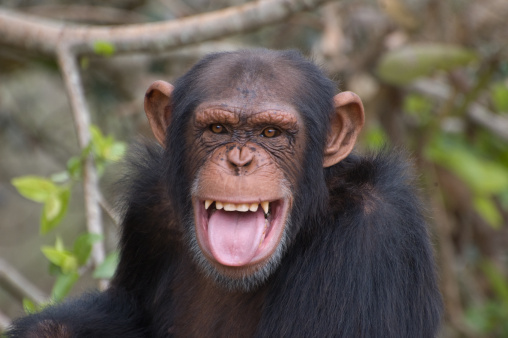
#> input picture chimpanzee.jpg, 508 x 338 px, given in place of the camera
$ python demo_DVS.py
#> lines starting #> are read from the running program, lines starting #| are printed output that depends on the picture


#------------------------------------
# demo of simulating DVS - dynamic vision system
#------------------------------------
#


import numpy as np
import cv2

from matplotlib import pyplot as plt


# create random colormap
color = np.random.randint(0,255,(100,3))


vcap = cv2.VideoCapture(0)

nw0 = vcap.get(cv2.CAP_PROP_FRAME_WIDTH)
nh0 = vcap.get(cv2.CAP_PROP_FRAME_HEIGHT)

nwidth       = 320
nheight      = int(nh0 * nwidth / nw0 )
str          = 'demo: Press q to exit >>>'

vcap.set(cv2.CAP_PROP_FRAME_WIDTH, nwidth)              #set width
vcap.set(cv2.CAP_PROP_FRAME_HEIGHT, nheight)            #set height
vcap.set(cv2.CAP_PROP_FPS,30)                            # frame rate


print(nheight,nwidth)
print(vcap.get(cv2.CAP_PROP_FPS))


def capture():
    ret, frame = vcap.read()            # read from camera's buffer
#> frame is the input picture: shape (338, 508, 3); mean B, G, R 82.5, 92.4, 100.4

    frame   = cv2.flip(frame, 1)        # flip left-right
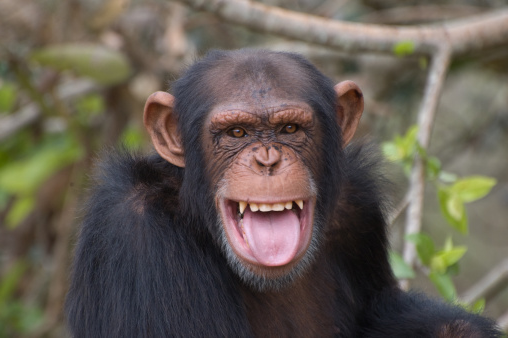
#> frame: shape (338, 508, 3); mean B, G, R 82.5, 92.4, 100.4

    gray    = cv2.cvtColor(frame, cv2.COLOR_BGR2GRAY )
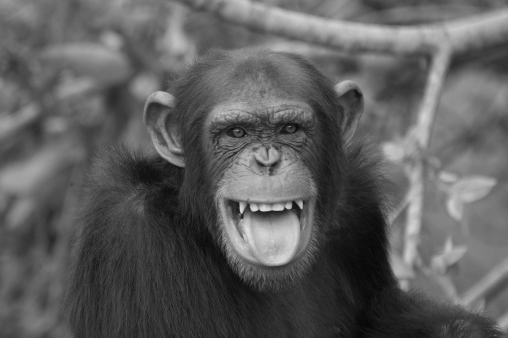
#> gray: shape (338, 508); min 7, max 223, mean 93.7
    rgb     = cv2.cvtColor(frame, cv2.COLOR_BGR2RGB )

    return rgb, gray


rgb, img_old    = capture()
mask            = np.zeros_like( rgb )

while(1):

    # Capture frame-by-frame
    rgb, img_new  =   capture()


    #
    #diff     = cv2.subtract( img_new, img_old )
    diff      = np.subtract(img_new, img_old)
#> diff: shape (338, 508); every value is 0
    #ret,diff = cv2.threshold( diff, 0, 255, cv2.THRESH_OTSU )
    #diff     = np.vstack((img_new, diff))


    hnew,bnew  = np.histogram( img_new.flatten(), 255, [0,255] )
#> hnew = 255 values, max 1632 at index 103, min 0 at index 0, mean 673.3; bnew = 256 values from 0 to 255
    bnew       = (bnew[0:-1]+bnew[1:])/2
#> bnew = 255 values from 0.5 to 254.5
    hdff,bdff  = np.histogram( diff.flatten(), 20, [0,100] )
#> hdff = 20 values, max 171704 at index 0, min 0 at index 1, mean 8585.2; bdff = 21 values from 0 to 100
    bdff       = (bdff[0:-1]+bdff[1:])/2
#> bdff = 20 values from 2.5 to 97.5
    ret2,th2   = cv2.threshold( diff, 0, 1, cv2.THRESH_OTSU )
#> ret2 = 0

    plt.subplot(2,2,1)
    plt.imshow(img_new,cmap='gray')
    plt.subplot(2,2,2)
    plt.plot(bnew, hnew,'b.')
    plt.subplot(2,2,3)
    plt.imshow( th2, cmap = 'gray')
    plt.subplot(2,2,4)
    plt.plot( bdff, hdff, color='b')
    plt.show()
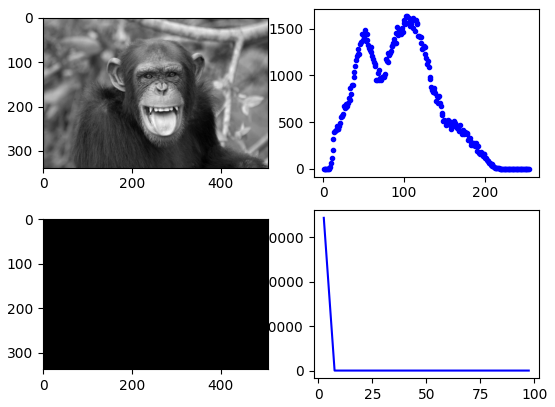
#> figure drawn by matplotlib, 4 panels; panel 2: curve peaks at x = 103.5, y = 1632; panel 4: curve peaks at x = 2.5, y = 171704

    # cv2.imshow(  "demo - event camera",  diff )

    if cv2.waitKey(1) & 0xFF == ord('q'):
#> (key q is pressed here)
        break

    '''update before next iteration'''
    img_old  = img_new


# When everything done, release the capture
vcap.release()
cv2.destroyAllWindows()

$ run again, on fruits.jpg
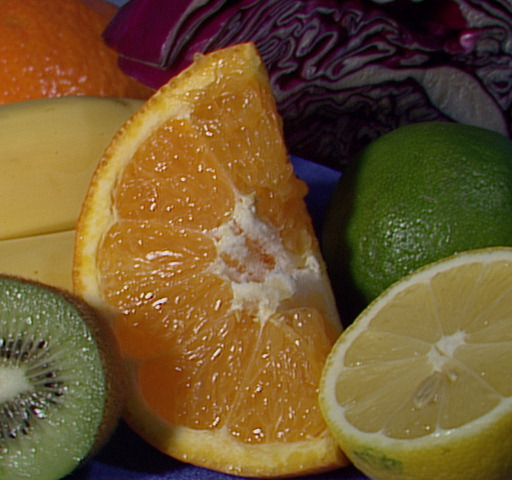
#> input picture fruits.jpg, 512 x 480 px, given in place of the camera
#> in capture, frame is the input picture: shape (480, 512, 3); mean B, G, R 46.2, 85.6, 110.8
#> in capture, `gray    = cv2.cvtColor(frame, cv2.COLOR_BGR2GRAY )`:
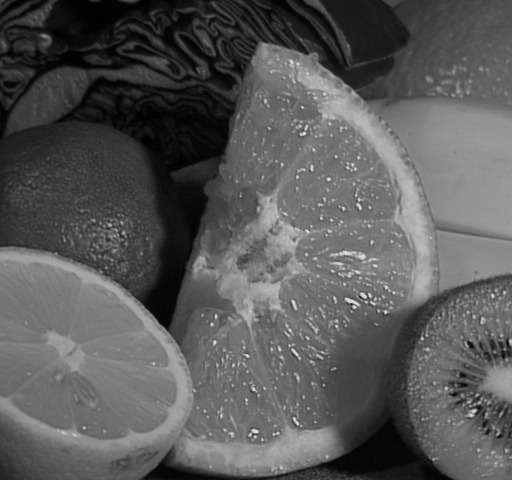
#> gray: shape (480, 512); min 0, max 238, mean 88.7
#> diff: shape (480, 512); every value is 0
#> `hnew,bnew  = np.histogram( img_new.flatten(), 255, [0,255] )`: hnew = 255 values, max 2883 at index 116, min 0 at index 232, mean 963.8; bnew = 256 values from 0 to 255
#> `bnew       = (bnew[0:-1]+bnew[1:])/2`: bnew = 255 values from 0.5 to 254.5
#> `hdff,bdff  = np.histogram( diff.flatten(), 20, [0,100] )`: hdff = 20 values, max 245760 at index 0, min 0 at index 1, mean 12288; bdff = 21 values from 0 to 100
#> `bdff       = (bdff[0:-1]+bdff[1:])/2`: bdff = 20 values from 2.5 to 97.5
#> ret2 = 0
#> `plt.show()`:
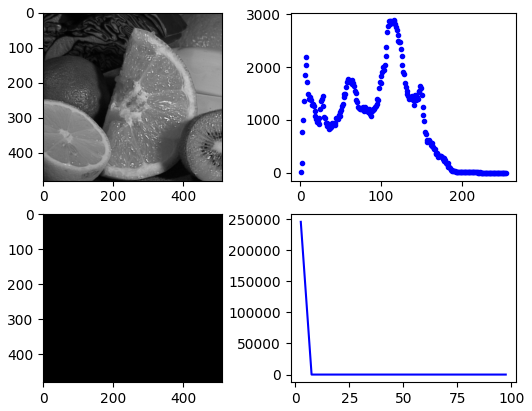
#> figure drawn by matplotlib, 4 panels; panel 2: curve peaks at x = 116.5, y = 2883; panel 4: curve peaks at x = 2.5, y = 245760

$ run again, on lotus.jpg
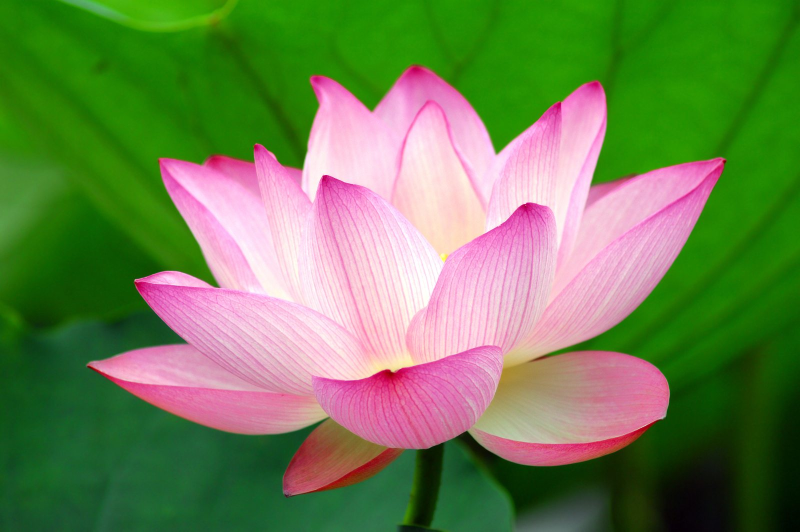
#> input picture lotus.jpg, 1600 x 1063 px, given in place of the camera (shown at 1/2 size)
#> in capture, frame is the input picture: shape (1063, 1600, 3); mean B, G, R 81.7, 129.6, 108.3
#> in capture, `gray    = cv2.cvtColor(frame, cv2.COLOR_BGR2GRAY )`:
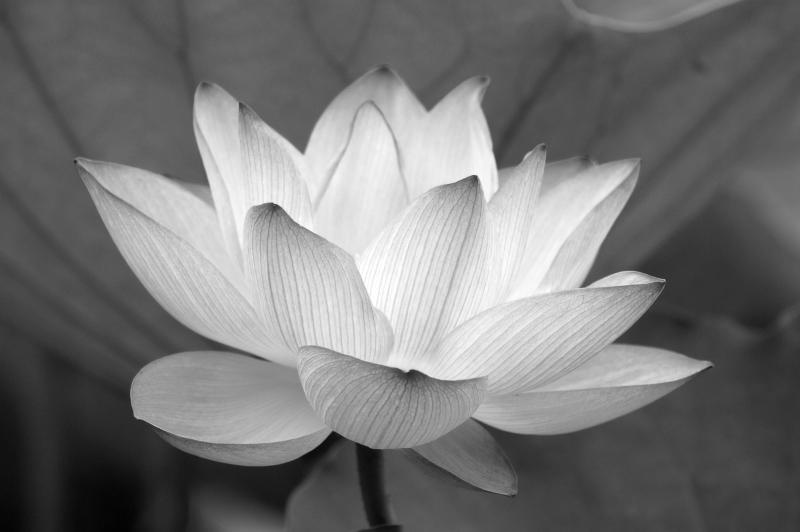
#> gray: shape (1063, 1600) (shown at 1/2 size); min 2, max 255, mean 117.7
#> diff: shape (1063, 1600); every value is 0
#> `hnew,bnew  = np.histogram( img_new.flatten(), 255, [0,255] )`: hnew = 255 values, max 29537 at index 91, min 0 at index 0, mean 6669.8; bnew = 256 values from 0 to 255
#> `bnew       = (bnew[0:-1]+bnew[1:])/2`: bnew = 255 values from 0.5 to 254.5
#> `hdff,bdff  = np.histogram( diff.flatten(), 20, [0,100] )`: hdff = 20 values, max 1700800 at index 0, min 0 at index 1, mean 85040; bdff = 21 values from 0 to 100
#> `bdff       = (bdff[0:-1]+bdff[1:])/2`: bdff = 20 values from 2.5 to 97.5
#> ret2 = 0
#> `plt.show()`:
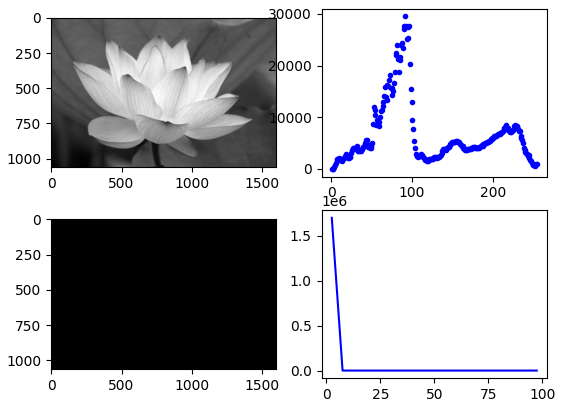
#> figure drawn by matplotlib, 4 panels; panel 2: curve peaks at x = 91.5, y = 29537; panel 4: curve peaks at x = 2.5, y = 1700800
